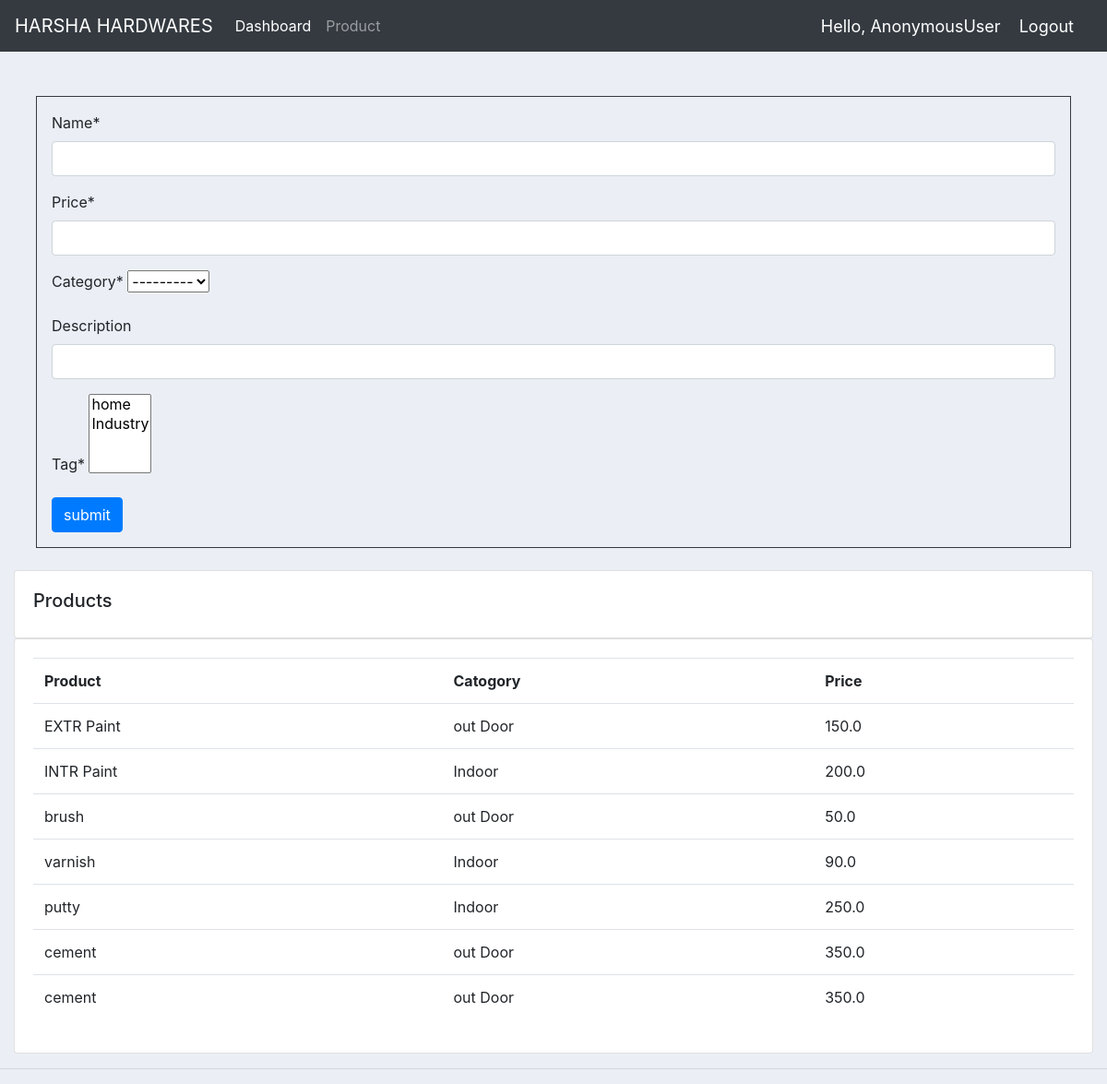
Page /products on the committed database.
### login/models.py (models this page shows, shortened)
class tag(models.Model):
    name=models.CharField(max_length=200,null=True);
    def __str__(self):
        return self.name

class product(models.Model):
    CATEGORY=(
        ('Indoor','Indoor'),
        ('out Door','out Door'),
    )
    name=models.CharField(max_length=200,null=True);
    price=models.FloatField(max_length=200,null=True);
    category=models.CharField(max_length=200,null=True,choices=CATEGORY);
    description=models.CharField(max_length=200,null=True,blank=True);
    Date_created=models.DateTimeField(auto_now_add=True,null=True);
    tag=models.ManyToManyField(tag)

### login/views.py (the view)
# urls.py: path('products',views.products,name="products"),
def products(request):
    form = productform()
    data=product.objects.all()
    if(request.method=='POST'):
        form=productform(request.POST)
        if form.is_valid():
            form.save()
            return redirect('dashboard')
    context={'form':form,'data':data}
    return render(request,'accounts/products.html',context)

### login/forms.py
class productform(ModelForm):
    class Meta:
        model=product
        fields='__all__'

### login/templates/accounts/products.html (shortened to what this page needs)
{% extends 'accounts/main.html'%}
{%block content%}
{% load crispy_forms_tags %}
<br>
<div class="width-50 p-3  border border-dark m-4" >
    <form action="" method="POST">
        {{ form | crispy }}
    <input type="submit" value="submit"  class="btn btn-primary">
    </form>
</div>
<div class="row">
        <div class="col-md">
            <div class="card card-body">
                 <h5>Products</h5>
                </div>
                <div class="card card-body">
                    <table class="table">
                        <tr>
                            <th>Product</th>
                            <th>Catogory</th>
                            <th>Price</th>
                        </tr>
                        <tr>
                            {%for t in data%}
                            <tr>
                               <td>{{t.name}}</td>
                               <td>{{t.category}}</td>
                               <td>{{t.price}}</td>
                            </tr>
                        </tr>
                        {%endfor%}
                    </table>
                </div>
            </div>
        </div>
{%endblock%}

### login/templates/accounts/main.html (shortened to what this page needs)
<!DOCTYPE html>
<html lang="en">
<head>
    <link rel="stylesheet" href="https://cdn.jsdelivr.net/npm/bootstrap@4.0.0/dist/css/bootstrap.min.css">
 </head>
<body>
    {% include 'accounts/navbar.html'%}
    <div class="container-fluid">
    {%block content%}
    {%endblock%}
   </div>
    <hr>
</body>
</html>

### login/templates/accounts/navbar.html (shortened to what this page needs)
<nav class="navbar navbar-expand-lg navbar-dark bg-dark">
    <a class="navbar-brand" href="#">HARSHA HARDWARES</a>
    <div class="collapse navbar-collapse" id="navbarNav">
      <ul class="navbar-nav">
        <li class="nav-item active">
          <a class="nav-link" href="{%url 'dashboard'%}">Dashboard</a>
        </li>
        <li class="nav-item">
          <a class="nav-link" href="{%url 'products'%}">Product</a>
      </ul>
    </div>
    <span class="Hello-msg">Hello, {{request.user}}</span>
    <span><a class="Hello-msg" href="{% url 'logout' %}">Logout</a></span>
  </nav>

### login/templates/accounts/main.html (style rules this page uses)
body { background-color:#ebeff5; }

### login/templates/accounts/navbar.html (style rules this page uses)
.Hello-msg { font-size: 18px; color: #fff; margin-right:20px; }

### rows in the picture
product: name "EXTR Paint", category "out Door", price "150.0"
product: name "INTR Paint", category "Indoor", price "200.0"
product: name "brush", category "out Door", price "50.0"
product: name "varnish", category "Indoor", price "90.0"
product: name "putty", category "Indoor", price "250.0"
product: name "cement", category "out Door", price "350.0"
product: name "cement", category "out Door", price "350.0"

### other values in the picture
{{ request.user }} "AnonymousUser"
